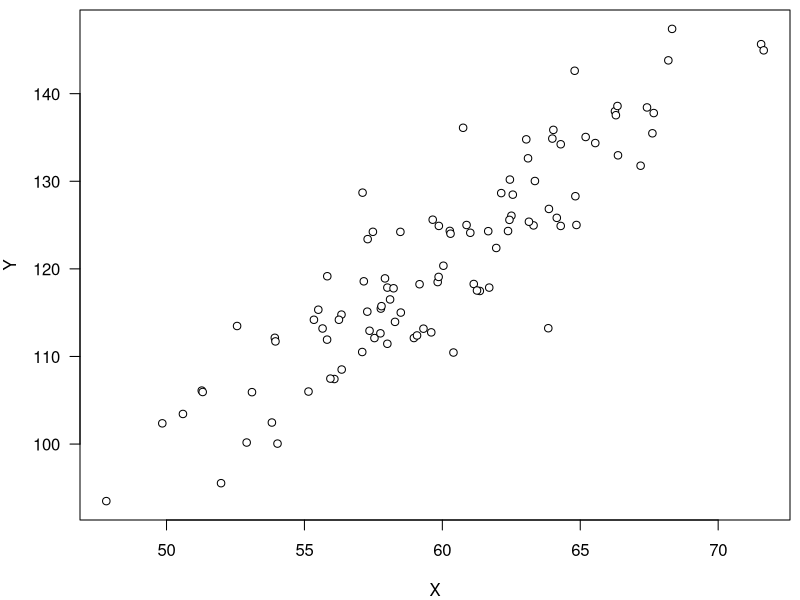
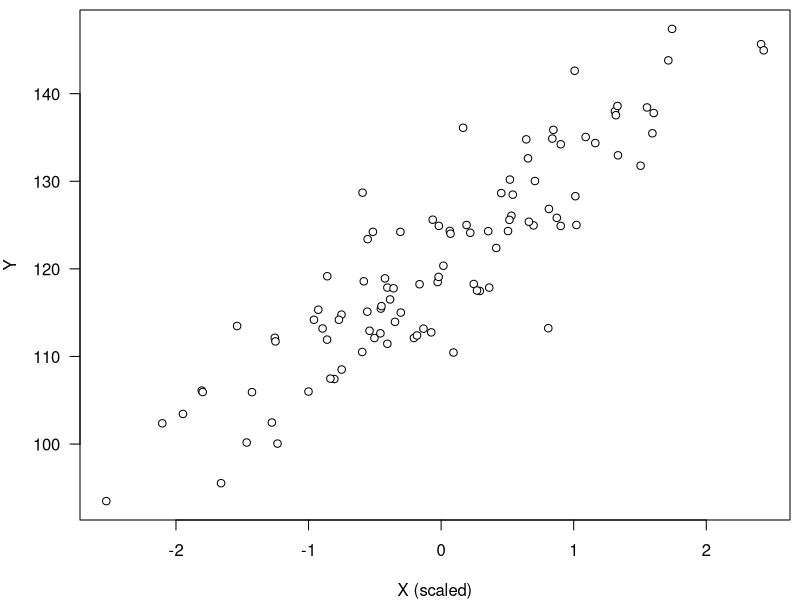

These figures' R source, in order:
set.seed(777)

n <- 100
x <- rnorm(n, 60, 5)
x_scaled <- scale(x)
alpha <- 1
beta <- 2
mu <- alpha + beta * x
sigma <- 5
y <- rnorm(n, mu, sigma)

pdf("slides/fig/prior-guess1.pdf", width = 3, height = 3)
par(las = 1,
    mar = c(4, 4, 0.5, 0.5))
plot(x, y,
     pch = 21,
     bg = "white",
     xlab = "X", ylab = "Y")
dev.off()

pdf("slides/fig/prior-guess2.pdf", width = 3, height = 3)
par(las = 1,
    mar = c(4, 4, 0.5, 0.5))
plot(x_scaled, y,
     pch = 21,
     bg = "white",
     xlab = "X (scaled)", ylab = "Y")
dev.off()
